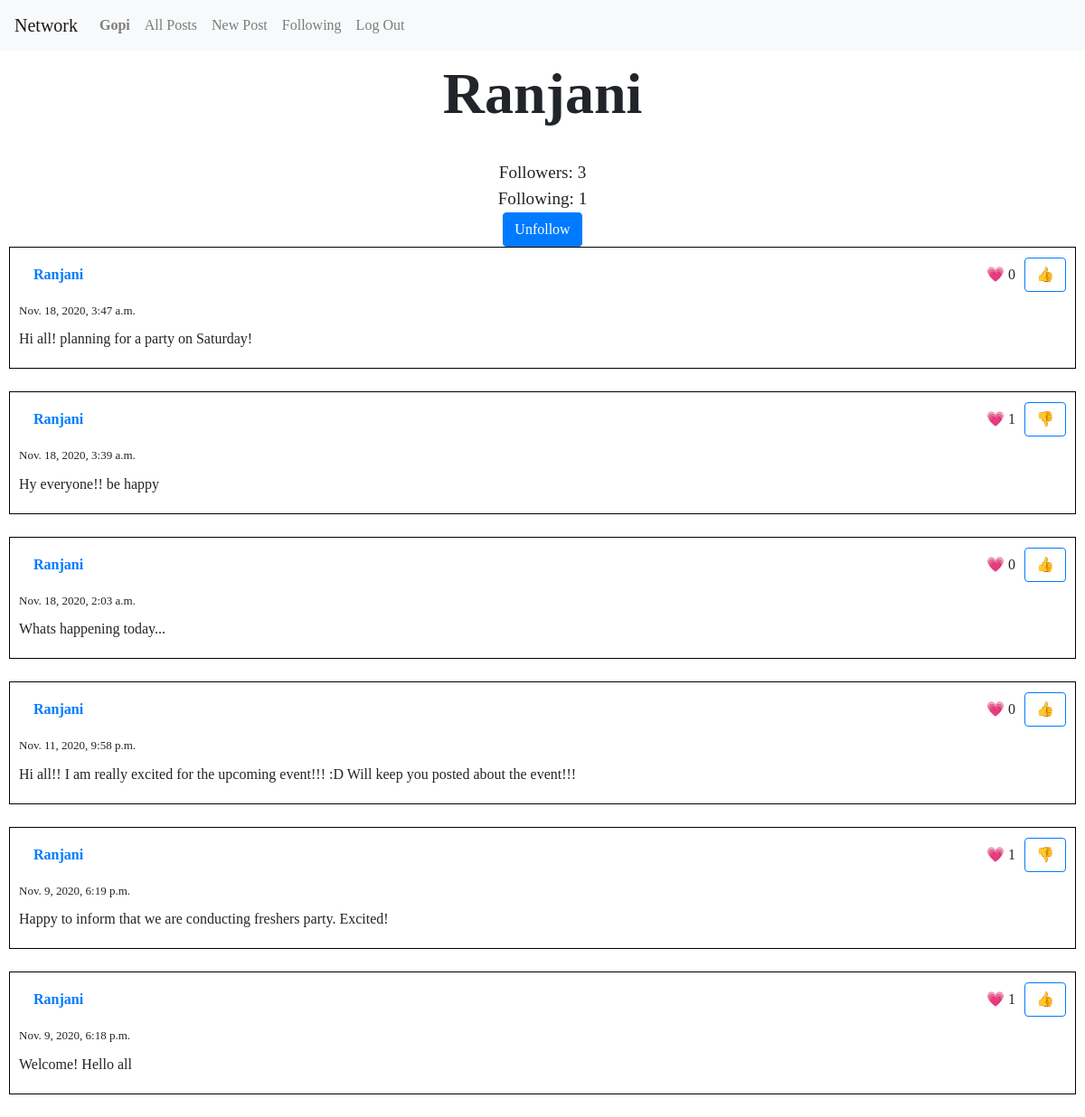
The app's page /profile/1 (signed in) with its own data.
### network/models.py (models this page shows, shortened)
class User(AbstractUser):
    pass

class Posts(models.Model):
    creator = models.ForeignKey(User,on_delete=models.SET_NULL, null=True, blank=True, related_name="posts")
    content = models.TextField(max_length=500)
    created = models.DateTimeField(default=timezone.now)

### network/views.py (the view, shortened to what this page needs)
# urls.py: path("profile/<int:id>", views.profile, name="profile"),
def profile(request, id):
    user_profile = User.objects.get(id=id)
    return render(request, "network/profile.html", {
        "all_posts": get_posts_in_page(request, user_profile.posts.all().order_by(POSTS_ORDER)),
        "profile": user_profile,
        "is_following": is_following(request.user, id)
    })

### network/templatetags/network_filters.py (called while the page is built)
@register.filter
def user_likes(likes, user):
    return any(like.liker == user for like in likes.all())

### network/views.py (called while the page is built)
def get_posts_in_page(request, posts):
    paginator = Paginator(posts, 10)
    page = request.GET.get('page')
    return paginator.get_page(page)

def is_following(follower, followee):
    follow = Follows.objects.filter(follower=follower, followee=followee)
    return bool(follow)

### network/templates/network/profile.html (shortened to what this page needs)
{% extends "network/layout.html" %}
{% block body %}
    <p class="profile-name">
        <strong>{{ profile.username }}</strong>
    </p>
    <div class="follow">
        <div class="followers">
            Followers: {{ profile.follower.count  }}
        </div>
        <div class="following">
            Following: {{ profile.following.count }}
        </div>
        {% if not profile.id is user.id %}
            <form method="POST">
                {% if not is_following %}
                    <button type="submit" value="follow" name="action" class="btn btn-primary custom">
                        Follow
                    </button>
                {% else %}
                    <button type="submit" value="unfollow" name="action" class="btn btn-primary custom">
                        Unfollow
                    </button>
                {% endif %}
            </form>
        {% endif %}
    </div>
    {% include "network/all_posts.html" %}
{% endblock %}

### network/templates/network/layout.html (shortened to what this page needs)
{% load static %}
<!DOCTYPE html>
<html lang="en">
    <head>
        <link rel="stylesheet" href="https://cdn.jsdelivr.net/npm/bootstrap@4.5.3/dist/css/bootstrap.min.css">
        <link href="{% static 'network/styles.css' %}" rel="stylesheet">
    </head>
    <body>
        <nav class="navbar navbar-expand-lg navbar-light bg-light">
            <a class="navbar-brand" href="/">Network</a>
            <div>
              <ul class="navbar-nav mr-auto">
                {% if user.is_authenticated %}
                    <li class="nav-item">
                        <a class="nav-link" href="{% url 'profile' user.id %}"><strong>{{ user.username }}</strong></a>
                    </li>
                {% endif %}
                <li class="nav-item">
                  <a class="nav-link" href="{% url 'index'  %}">All Posts</a>
                </li>
                {% if user.is_authenticated %}
                    <li class="nav-item">
                        <a class="nav-link" href="{% url 'new' %}">New Post</a>
                    </li>
                    <li class="nav-item">
                        <a class="nav-link" href="{% url 'following' %}">Following</a>
                    </li>
                    <li class="nav-item">
                        <a class="nav-link" href="{% url 'logout' %}">Log Out</a>
                    </li>
                {% endif %}
              </ul>
            </div>
          </nav>
        <div class="body">
            {% block body %}
            {% endblock %}
        </div>
    </body>
</html>

### network/templates/network/all_posts.html (shortened to what this page needs)
{% load static %}
{% load network_filters %}
{% for post in all_posts %}
    <div class="post" id="post-{{ post.id }}">
        <div class="creator">
            <a class="nav-link" href="{% url 'profile' post.creator.id %}">
                {{ post.creator }}
            </a>
        </div>
        <div class="like-count">
            &#128151; <span id="post-like-count-{{ post.id }}">{{ post.likes.count }}</span>
        </div>
        {% if user.is_authenticated %}
            {% with liked=post.likes|user_likes:user up_button="&#128077;" down_button="&#128078;" %}
                <button type="button" class="btn btn-outline-primary like-button"
                        onclick="toggleLike(this, {{ post.id }}, {{ liked|yesno:"true,false" }})"
                        data-up-button="{{ up_button }}"
                        data-down-button="{{ down_button }}"
                >
                    {% if liked %}
                        {{ down_button }}
                    {% else %}
                        {{ up_button }}
                    {% endif %}
                </button>
            {% endwith %}
        {% endif %}
        <div class="created-time">
            {{ post.created }}
        </div>
        <div class="content">
            {{ post.content }}
        </div>
    </div>
{% endfor %}

### network/static/network/styles.css (style rules this page uses)
body { font-family: "Comic Sans MS", cursive; }
.body { margin: 0 10px; }
.post { border: 1px solid black; padding: 10px; margin-bottom: 25px; display: grid; grid-template-areas: "creator edit-button like-count like-button" "created-time created-time created-time created-time" "content content content content" "edit-content edit-content edit-content edit-content"; grid-template-columns: 1fr auto auto auto; grid-gap: 10px; align-items: baseline; }
.post .like-count { grid-area: like-count; }
.post .like-button { grid-area: like-button; }
.post .creator { grid-area: creator; font-weight: bold; }
.post .created-time { grid-area: created-time; font-size: small; }
.post .content { grid-area: content; }
.profile-name { text-align: center; font-size: 8vh; font-weight: bold; margin-bottom: 25px; }
.follow { text-align: center; }
.follow .followers, .follow .following { font-size: larger; }

### records on screen
User: username "Gopi"
User: username "Ranjani", follower.count "3", following.count "1"
Posts: creator "Ranjani", likes.count "0", up_button "👍", created "Nov. 18, 2020, 3:47 a.m.", content "Hi all! planning for a party on Saturday!"
Posts: creator "Ranjani", likes.count "1", down_button "👎", created "Nov. 18, 2020, 3:39 a.m.", content "Hy everyone!! be happy"
Posts: creator "Ranjani", likes.count "0", up_button "👍", created "Nov. 18, 2020, 2:03 a.m.", content "Whats happening today..."
Posts: creator "Ranjani", likes.count "0", up_button "👍", created "Nov. 11, 2020, 9:58 p.m.", content "Hi all!! I am really excited for the upcoming event!!! :D Will keep you posted about the event!!!"
Posts: creator "Ranjani", likes.count "1", down_button "👎", created "Nov. 9, 2020, 6:19 p.m.", content "Happy to inform that we are conducting freshers party. Excited!"
Posts: creator "Ranjani", likes.count "1", up_button "👍", created "Nov. 9, 2020, 6:18 p.m.", content "Welcome! Hello all"
